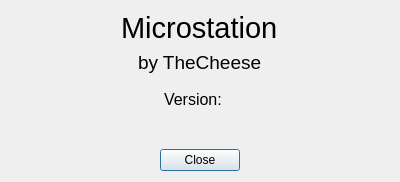
<?xml version="1.0" encoding="UTF-8"?>
<ui version="4.0">
 <class>About</class>
 <widget class="QDialog" name="About">
  <property name="geometry">
   <rect>
    <x>0</x>
    <y>0</y>
    <width>400</width>
    <height>182</height>
   </rect>
  </property>
  <property name="windowTitle">
   <string>About</string>
  </property>
  <property name="windowIcon">
   <iconset resource="../icons/icons.qrc">
    <normaloff>:/icons/info.svg</normaloff>:/icons/info.svg</iconset>
  </property>
  <layout class="QVBoxLayout" name="verticalLayout">
   <item alignment="Qt::AlignHCenter">
    <widget class="QLabel" name="label">
     <property name="sizePolicy">
      <sizepolicy hsizetype="Preferred" vsizetype="Fixed">
       <horstretch>0</horstretch>
       <verstretch>0</verstretch>
      </sizepolicy>
     </property>
     <property name="font">
      <font>
       <pointsize>22</pointsize>
      </font>
     </property>
     <property name="text">
      <string>Microstation</string>
     </property>
    </widget>
   </item>
   <item alignment="Qt::AlignHCenter">
    <widget class="QLabel" name="label_3">
     <property name="sizePolicy">
      <sizepolicy hsizetype="Preferred" vsizetype="Fixed">
       <horstretch>0</horstretch>
       <verstretch>0</verstretch>
      </sizepolicy>
     </property>
     <property name="font">
      <font>
       <pointsize>14</pointsize>
      </font>
     </property>
     <property name="text">
      <string>by TheCheese</string>
     </property>
    </widget>
   </item>
   <item>
    <spacer name="verticalSpacer">
     <property name="orientation">
      <enum>Qt::Vertical</enum>
     </property>
     <property name="sizeType">
      <enum>QSizePolicy::Fixed</enum>
     </property>
     <property name="sizeHint" stdset="0">
      <size>
       <width>20</width>
       <height>10</height>
      </size>
     </property>
    </spacer>
   </item>
   <item>
    <layout class="QHBoxLayout" name="horizontalLayout">
     <item>
      <spacer name="horizontalSpacer">
       <property name="orientation">
        <enum>Qt::Horizontal</enum>
       </property>
       <property name="sizeHint" stdset="0">
        <size>
         <width>40</width>
         <height>20</height>
        </size>
       </property>
      </spacer>
     </item>
     <item>
      <widget class="QLabel" name="label_2">
       <property name="sizePolicy">
        <sizepolicy hsizetype="Fixed" vsizetype="Fixed">
         <horstretch>0</horstretch>
         <verstretch>0</verstretch>
        </sizepolicy>
       </property>
       <property name="font">
        <font>
         <pointsize>12</pointsize>
        </font>
       </property>
       <property name="text">
        <string>Version:</string>
       </property>
      </widget>
     </item>
     <item>
      <widget class="QLabel" name="versionDisplay">
       <property name="sizePolicy">
        <sizepolicy hsizetype="Fixed" vsizetype="Fixed">
         <horstretch>0</horstretch>
         <verstretch>0</verstretch>
        </sizepolicy>
       </property>
       <property name="font">
        <font>
         <pointsize>12</pointsize>
        </font>
       </property>
       <property name="text">
        <string/>
       </property>
      </widget>
     </item>
     <item>
      <spacer name="horizontalSpacer_2">
       <property name="orientation">
        <enum>Qt::Horizontal</enum>
       </property>
       <property name="sizeHint" stdset="0">
        <size>
         <width>40</width>
         <height>20</height>
        </size>
       </property>
      </spacer>
     </item>
    </layout>
   </item>
   <item>
    <spacer name="verticalSpacer_2">
     <property name="orientation">
      <enum>Qt::Vertical</enum>
     </property>
     <property name="sizeHint" stdset="0">
      <size>
       <width>20</width>
       <height>40</height>
      </size>
     </property>
    </spacer>
   </item>
   <item alignment="Qt::AlignHCenter">
    <widget class="QPushButton" name="closeBtn">
     <property name="sizePolicy">
      <sizepolicy hsizetype="Fixed" vsizetype="Fixed">
       <horstretch>0</horstretch>
       <verstretch>0</verstretch>
      </sizepolicy>
     </property>
     <property name="text">
      <string>Close</string>
     </property>
    </widget>
   </item>
  </layout>
 </widget>
 <resources>
  <include location="../icons/icons.qrc"/>
 </resources>
 <connections>
  <connection>
   <sender>closeBtn</sender>
   <signal>clicked()</signal>
   <receiver>About</receiver>
   <slot>accept()</slot>
   <hints>
    <hint type="sourcelabel">
     <x>199</x>
     <y>160</y>
    </hint>
    <hint type="destinationlabel">
     <x>199</x>
     <y>90</y>
    </hint>
   </hints>
  </connection>
 </connections>
</ui>
